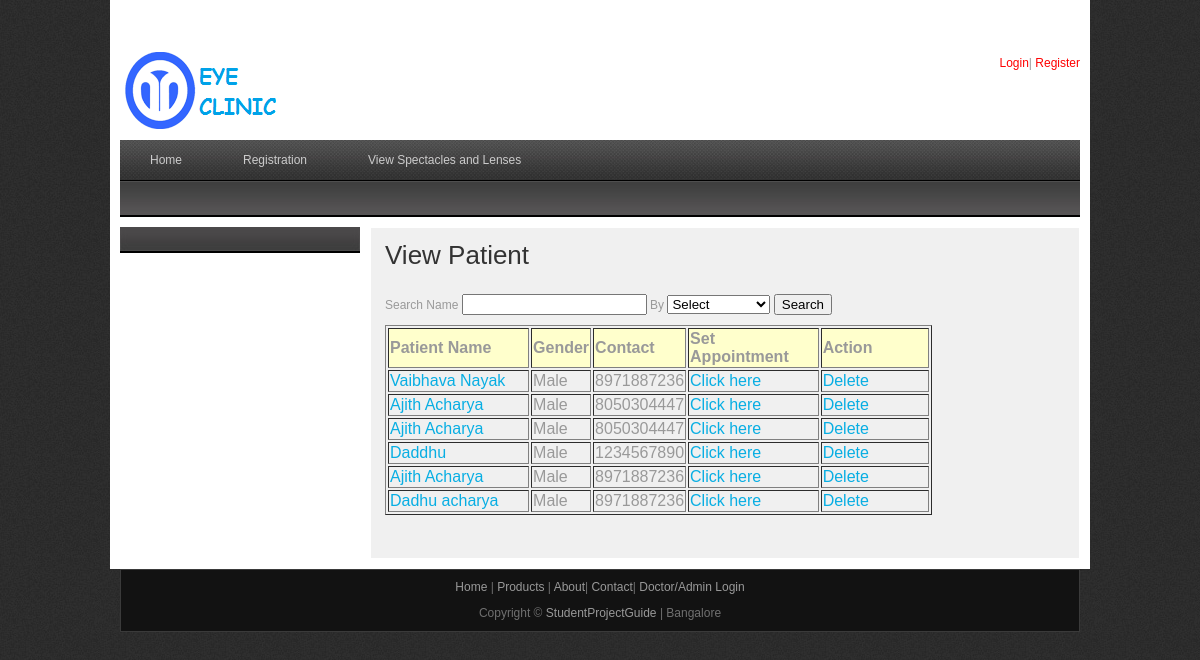
Before: /viewpatient.php with the older database file.
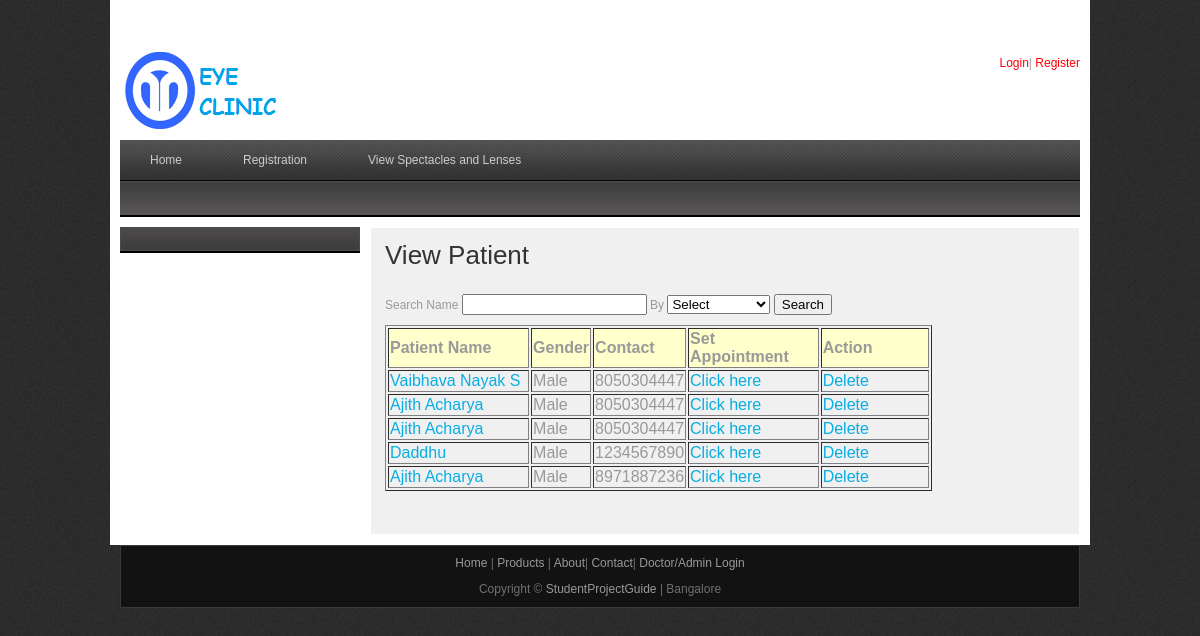
After: the same page with the newer database file.
### tables this page shows
CREATE TABLE IF NOT EXISTS `patient` (
  `pat_id` int(10) NOT NULL AUTO_INCREMENT,
  `admin_id` int(10) NOT NULL,
  `pat_name` varchar(30) NOT NULL,
  `email_id` varchar(25) NOT NULL,
  `password` varchar(25) NOT NULL,
  `dob` date NOT NULL,
  `gender` varchar(10) NOT NULL,
  `address` varchar(50) NOT NULL,
  `contact` varchar(25) NOT NULL,
  `created_at` date NOT NULL,
  PRIMARY KEY (`pat_id`)
);

### viewpatient.php (the view, shortened to what this page needs)
<?php
include("includes/header.php");
include("includes/conn.php");
if(isset($_POST[search]))
{
	if($_POST[group] == "Patient Name")
	{
	$result = mysqli_query($con,"SELECT * FROM  patient WHERE  pat_name LIKE  '%$_POST[patname]%'");
echo 	mysqli_affected_rows();
	}
	else if($_POST[group] == "Patient ID")
	{
	$result = mysqli_query($con,"SELECT * FROM  patient WHERE pat_id=  '$_POST[patname]'");
	}
	else if($_POST[group] == "Contact No")
	{
	$result = mysqli_query($con,"SELECT * FROM  patient WHERE contact=  '$_POST[patname]'");
	}
}
else if($_GET[act]==delete)
{
	mysqli_query($con,"DELETE FROM patient where pat_id='$_GET[patid]'");
	if(mysqli_affected_rows($con) == 1 )
	{
		$rcsucc = "<b><font color='#FF0000'>Patient record deleted successfully...</font>";
	}
}
else
{
	$result = mysqli_query($con,"SELECT * FROM patient");
}
?>
    <div id="templatemo_main">
   		<div id="sidebar" class="float_l">
        	<div class="sidebar_box"><span class="bottom"></span>
            </div>
   		</div>
        <div id="content" class="float_r">
          <h2>View Patient</h2>
          <form id="form1" name="form1" method="post" action="" onSubmit="return validation()">
              <label for="patname">Search Name</label>
            <input type="text" name="patname" id="patname" />
            <label for="group">By</label>
<select name="group" id="group">
 <option value="">Select</option>
</select>
            <input name="search" type="submit" id="search" value="Search" />
            <table width="547" border="1">
          <tr bgcolor="#FFFFCC">
                <td width="151"><strong>Patient Name</strong></td>
                <td width="52"><strong>Gender</strong></td>
                <td width="63"><strong>Contact</strong></td>
                <td width="132"><strong>Set Appointment</strong></td>
                <td width="115"><strong>Action</strong></td>
          </tr>
              <?php
           	while($row = mysqli_fetch_array($result))
  {
  echo "<tr>";
  echo "<td><a href='patad.php?patid=$row[pat_id]'>" . $row['pat_name'] . "</td>";
  echo "<td>" . $row['gender'] . "</td>";
  echo "<td>" . $row['contact'] . "</td>";
    echo "<td><a href='setappointment.php?appid=$row[pat_id]'>Click here</a></td>";
	echo "<td><a href='viewpatient.php?patid=$row[pat_id]&act=delete'>Delete</a></td>";
  echo "</tr>";
  }
?>
            </table>
            <p>&nbsp;</p>
          </form>
</div>
      </div>
    </div>
    <?php
include("includes/footer.php");
?>

Changed rows visible on the page:
removed patient: pat_name "Dadhu acharya", gender "Male", contact "8971887236"
changed patient: pat_name "Vaibhava Nayak" → "Vaibhava Nayak S"; contact "8971887236" → "8050304447"
